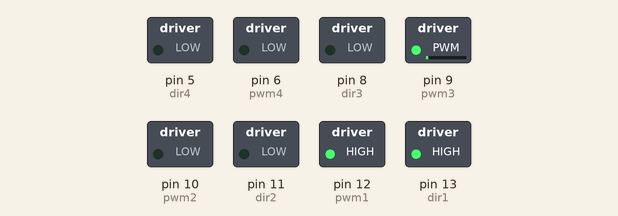
Bench run of a sketch on a simulated Arduino Mega 2560, built with avr-gcc and run on an emulated ATmega2560. On the bench: switched loads named in the sketch (green lamp = pin HIGH).

Above: at 0.1 s.
Timing chart, 0 to 1.6 s (numbered marks = the images above):
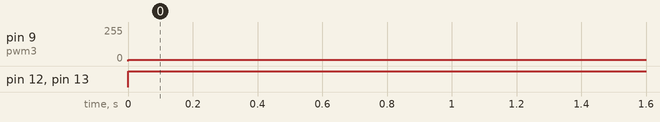

The sketch:

Elephant_bot_without_pid_working.ino
```cpp
struct RECEIVE_DATA_STRUCTURE{
  //put your variable definitions here for the data you want to receive
  //THIS MUST BE EXACTLY THE SAME ON THE OTHER ARDUINO
  int16_t x;
  int16_t y;
};

RECEIVE_DATA_STRUCTURE data;


int S1,S2,S3,S4;

#define dir1 13
#define dir2 11
#define dir3 8
#define dir4 5
#define pwm1 12
#define pwm2 10
#define pwm3 9
#define pwm4 6
#define sgn(x) ((x) < 0 ? 0 : ((x) > 0 ? 1 : 0))


boolean Direction_right = true;
boolean Direction_left = true;
boolean Direction_right1 = true;
boolean Direction_left1 = true;

void setup() {
  // put your setup code here, to run once:

  Serial.begin(9600);
  Serial3.begin(9600); // Initialize serial communication
  Serial3.setTimeout(10);

  //Defination of Pins for motor drivers


    pinMode(dir1,OUTPUT);
    pinMode(dir2,OUTPUT);
    pinMode(dir3,OUTPUT);
    pinMode(dir4,OUTPUT);
    pinMode(pwm1,OUTPUT);
    pinMode(pwm2,OUTPUT);
    pinMode(pwm3,OUTPUT);
    pinMode(pwm4,OUTPUT);

}

void loop() {
  // put your main code here, to run repeatedly:


  int PWM1, PWM2, PWM3, PWM4 = 0;
  int DIR1,DIR2,DIR3,DIR4;
  if (Serial3.available() >= sizeof(RECEIVE_DATA_STRUCTURE)) {
  // Check if a full PS3Data struct has been received
  // Create a PS3Data struct to hold the received data
    Serial3.readBytes((uint8_t*)&data, sizeof(data));
    Serial.print("x ");Serial.println(data.x);
    Serial.print("y");
    Serial.println(data.y);
    }


if ((data.x > 137) || (data.x < 117 )|| (data.y > 137) || (data.y < 117) ) {

      //Speeds in x and y Directions
      int x = 2*((data.x-130));
      int y = 2*(129 - (data.y));
      //  int x = 2*((255-130));
      // int y = 2*(129 - 127);
      // Serial.println(x);
      // Serial.println(y);
      if(x<-255)
      {
        x = -255;
      }
      if(x>255)
      {
        x = 255;
      }
      if(y<-255)
      {
        y = -255;
      }
      if(y>255)
      {
        y = 255;
      }
      if(x<50 and x>-50)
      {
        x = 0;
      }
      if(y<50 and y>-50)
      {
        y = 0;
      }


      //Calculating the speeds of all 4 motors


      int s1 = (-0.7071*x + 0.7071*y)*0.7352; // max = 265.1285592, min = -265.1285592
      int s2 = (-0.7071*x - 0.7071*y)*0.7352;
      int s3 = (0.7071*x - 0.7071*y)*0.7352;
      int s4 = (0.7071*x + 0.7071*y)*0.7352;

    PWM1 = abs(s1);
    DIR1=sgn(s1);
    PWM2 = abs(s2);
    DIR2=sgn(s2);
    PWM3 = abs(s3);
    DIR3=sgn(s3);
    PWM4 = abs(s4);
    DIR4=sgn(s4);

}

else
{
  PWM1 = 0;
    DIR1=0;
    PWM2 = 0;
    DIR2=0;
    PWM3 = 0;
    DIR3=0;
    PWM4 = 0;
    DIR4=0;

}
  // Serial.print("PWM1 "); Serial.print(PWM1); Serial.print(" "); Serial.println(DIR1);
  // Serial.print("PWM2 "); Serial.print(PWM2); Serial.print(" "); Serial.println(DIR2);
  // Serial.print("PWM3 "); Serial.print(PWM3); Serial.print(" "); Serial.println(DIR3);
  // Serial.print("PWM4 "); Serial.print(PWM4); Serial.print(" "); Serial.println(DIR4);

  analogWrite(pwm1,PWM1);
  analogWrite(pwm2,PWM2);
  analogWrite(pwm3,PWM3);
  analogWrite(pwm4,PWM4);
  digitalWrite(dir1,DIR1);
  digitalWrite(dir2,DIR2);
  digitalWrite(dir3,DIR3);
  digitalWrite(dir4,DIR4);
// digitalWrite(pwm1,150);
//   digitalWrite(pwm2,150);
//   digitalWrite(pwm3,150);
//   digitalWrite(pwm4,150);
//   digitalWrite(dir1,DIR1);
//   digitalWrite(dir2,DIR2);
//   digitalWrite(dir3,DIR3);
//   digitalWrite(dir4,DIR4);
  // digitalWrite(pwm1,0);
  // digitalWrite(pwm2,0);
  // digitalWrite(pwm3,0);
  // digitalWrite(pwm4,0);
  // digitalWrite(dir1,DIR1);
  // digitalWrite(dir2,DIR2);
  // digitalWrite(dir3,DIR3);
  // digitalWrite(dir4,DIR4);


}
```

Measured:
- by itself, pin 9 (pwm3): 0/255 → 9/255 at 0.00 s
- by itself, pin 12 (pwm1), pin 13 (dir1): LOW → HIGH at 0.00 s
